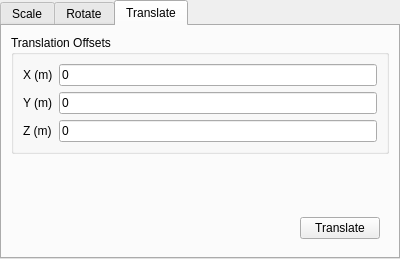
<?xml version="1.0" encoding="UTF-8"?>
<ui version="4.0">
 <class>TransformWidget</class>
 <widget class="QWidget" name="TransformWidget">
  <property name="geometry">
   <rect>
    <x>0</x>
    <y>0</y>
    <width>400</width>
    <height>256</height>
   </rect>
  </property>
  <property name="windowTitle">
   <string>Form</string>
  </property>
  <layout class="QVBoxLayout" name="verticalLayout">
   <property name="leftMargin">
    <number>0</number>
   </property>
   <property name="topMargin">
    <number>0</number>
   </property>
   <property name="rightMargin">
    <number>0</number>
   </property>
   <property name="bottomMargin">
    <number>0</number>
   </property>
   <item>
    <widget class="QTabWidget" name="tabWidget">
     <property name="currentIndex">
      <number>2</number>
     </property>
     <widget class="QWidget" name="scaleTab">
      <attribute name="title">
       <string>Scale</string>
      </attribute>
      <layout class="QVBoxLayout" name="verticalLayout_2">
       <item>
        <widget class="QGroupBox" name="groupBox">
         <property name="title">
          <string>Scaling Factors</string>
         </property>
         <layout class="QGridLayout" name="gridLayout">
          <item row="0" column="0">
           <widget class="QLabel" name="label">
            <property name="text">
             <string>X</string>
            </property>
           </widget>
          </item>
          <item row="1" column="0">
           <widget class="QLabel" name="label_2">
            <property name="text">
             <string>Y</string>
            </property>
           </widget>
          </item>
          <item row="1" column="1">
           <widget class="QLineEdit" name="scaleY">
            <property name="text">
             <string>1</string>
            </property>
           </widget>
          </item>
          <item row="2" column="0">
           <widget class="QLabel" name="label_3">
            <property name="text">
             <string>Z</string>
            </property>
           </widget>
          </item>
          <item row="2" column="1">
           <widget class="QLineEdit" name="scaleZ">
            <property name="text">
             <string>1</string>
            </property>
           </widget>
          </item>
          <item row="0" column="1">
           <widget class="QLineEdit" name="scaleX">
            <property name="text">
             <string>1</string>
            </property>
           </widget>
          </item>
         </layout>
        </widget>
       </item>
       <item>
        <spacer name="verticalSpacer">
         <property name="orientation">
          <enum>Qt::Vertical</enum>
         </property>
         <property name="sizeHint" stdset="0">
          <size>
           <width>20</width>
           <height>40</height>
          </size>
         </property>
        </spacer>
       </item>
       <item>
        <widget class="QWidget" name="widget_5" native="true">
         <layout class="QHBoxLayout" name="horizontalLayout_2">
          <item>
           <spacer name="horizontalSpacer_2">
            <property name="orientation">
             <enum>Qt::Horizontal</enum>
            </property>
            <property name="sizeHint" stdset="0">
             <size>
              <width>181</width>
              <height>20</height>
             </size>
            </property>
           </spacer>
          </item>
          <item>
           <widget class="QPushButton" name="scale">
            <property name="text">
             <string>Scale</string>
            </property>
           </widget>
          </item>
         </layout>
        </widget>
       </item>
      </layout>
     </widget>
     <widget class="QWidget" name="rotateTab">
      <attribute name="title">
       <string>Rotate</string>
      </attribute>
      <layout class="QVBoxLayout" name="verticalLayout_3">
       <item>
        <widget class="QWidget" name="widget" native="true">
         <layout class="QFormLayout" name="formLayout">
          <item row="0" column="0">
           <widget class="QLabel" name="label_10">
            <property name="text">
             <string>Rotation Angle (deg)</string>
            </property>
           </widget>
          </item>
          <item row="0" column="1">
           <widget class="QLineEdit" name="rotationAngle">
            <property name="text">
             <string>10</string>
            </property>
           </widget>
          </item>
         </layout>
        </widget>
       </item>
       <item>
        <widget class="QWidget" name="widget_2" native="true">
         <layout class="QHBoxLayout" name="horizontalLayout">
          <property name="leftMargin">
           <number>0</number>
          </property>
          <property name="topMargin">
           <number>0</number>
          </property>
          <property name="rightMargin">
           <number>0</number>
          </property>
          <property name="bottomMargin">
           <number>0</number>
          </property>
          <item>
           <widget class="QGroupBox" name="groupBox_2">
            <property name="title">
             <string>Rotation Origin</string>
            </property>
            <layout class="QGridLayout" name="gridLayout_2">
             <item row="0" column="0">
              <widget class="QLabel" name="label_4">
               <property name="text">
                <string>X (m)</string>
               </property>
              </widget>
             </item>
             <item row="1" column="0">
              <widget class="QLabel" name="label_5">
               <property name="text">
                <string>Y (m)</string>
               </property>
              </widget>
             </item>
             <item row="1" column="1">
              <widget class="QLineEdit" name="originY">
               <property name="text">
                <string>0</string>
               </property>
              </widget>
             </item>
             <item row="2" column="0">
              <widget class="QLabel" name="label_6">
               <property name="text">
                <string>Z (m)</string>
               </property>
              </widget>
             </item>
             <item row="2" column="1">
              <widget class="QLineEdit" name="originZ">
               <property name="text">
                <string>0</string>
               </property>
              </widget>
             </item>
             <item row="0" column="1">
              <widget class="QLineEdit" name="originX">
               <property name="text">
                <string>0</string>
               </property>
              </widget>
             </item>
            </layout>
           </widget>
          </item>
          <item>
           <widget class="QGroupBox" name="groupBox_3">
            <property name="title">
             <string>Rotation Axis</string>
            </property>
            <layout class="QGridLayout" name="gridLayout_3">
             <item row="0" column="0">
              <widget class="QLabel" name="label_7">
               <property name="text">
                <string>X</string>
               </property>
              </widget>
             </item>
             <item row="1" column="0">
              <widget class="QLabel" name="label_8">
               <property name="text">
                <string>Y</string>
               </property>
              </widget>
             </item>
             <item row="1" column="1">
              <widget class="QLineEdit" name="axisY">
               <property name="text">
                <string>0</string>
               </property>
              </widget>
             </item>
             <item row="2" column="0">
              <widget class="QLabel" name="label_9">
               <property name="text">
                <string>Z</string>
               </property>
              </widget>
             </item>
             <item row="2" column="1">
              <widget class="QLineEdit" name="axisZ">
               <property name="text">
                <string>1</string>
               </property>
              </widget>
             </item>
             <item row="0" column="1">
              <widget class="QLineEdit" name="axisX">
               <property name="text">
                <string>0</string>
               </property>
              </widget>
             </item>
            </layout>
           </widget>
          </item>
         </layout>
        </widget>
       </item>
       <item>
        <widget class="QWidget" name="widget_6" native="true">
         <layout class="QHBoxLayout" name="horizontalLayout_3">
          <item>
           <spacer name="horizontalSpacer_3">
            <property name="orientation">
             <enum>Qt::Horizontal</enum>
            </property>
            <property name="sizeHint" stdset="0">
             <size>
              <width>181</width>
              <height>20</height>
             </size>
            </property>
           </spacer>
          </item>
          <item>
           <widget class="QPushButton" name="rotate">
            <property name="text">
             <string>Rotate</string>
            </property>
           </widget>
          </item>
         </layout>
        </widget>
       </item>
      </layout>
     </widget>
     <widget class="QWidget" name="translateTab">
      <attribute name="title">
       <string>Translate</string>
      </attribute>
      <layout class="QVBoxLayout" name="verticalLayout_4">
       <item>
        <widget class="QGroupBox" name="groupBox_4">
         <property name="title">
          <string>Translation Offsets</string>
         </property>
         <layout class="QGridLayout" name="gridLayout_4">
          <item row="0" column="0">
           <widget class="QLabel" name="label_11">
            <property name="text">
             <string>X (m)</string>
            </property>
           </widget>
          </item>
          <item row="0" column="1">
           <widget class="QLineEdit" name="translateX">
            <property name="text">
             <string>0</string>
            </property>
           </widget>
          </item>
          <item row="1" column="0">
           <widget class="QLabel" name="label_12">
            <property name="text">
             <string>Y (m)</string>
            </property>
           </widget>
          </item>
          <item row="1" column="1">
           <widget class="QLineEdit" name="translateY">
            <property name="text">
             <string>0</string>
            </property>
           </widget>
          </item>
          <item row="2" column="0">
           <widget class="QLabel" name="label_13">
            <property name="text">
             <string>Z (m)</string>
            </property>
           </widget>
          </item>
          <item row="2" column="1">
           <widget class="QLineEdit" name="translateZ">
            <property name="text">
             <string>0</string>
            </property>
           </widget>
          </item>
         </layout>
        </widget>
       </item>
       <item>
        <spacer name="verticalSpacer_2">
         <property name="orientation">
          <enum>Qt::Vertical</enum>
         </property>
         <property name="sizeHint" stdset="0">
          <size>
           <width>20</width>
           <height>40</height>
          </size>
         </property>
        </spacer>
       </item>
       <item>
        <widget class="QWidget" name="widget_7" native="true">
         <layout class="QHBoxLayout" name="horizontalLayout_4">
          <item>
           <spacer name="horizontalSpacer_4">
            <property name="orientation">
             <enum>Qt::Horizontal</enum>
            </property>
            <property name="sizeHint" stdset="0">
             <size>
              <width>181</width>
              <height>20</height>
             </size>
            </property>
           </spacer>
          </item>
          <item>
           <widget class="QPushButton" name="translate">
            <property name="text">
             <string>Translate</string>
            </property>
           </widget>
          </item>
         </layout>
        </widget>
       </item>
      </layout>
     </widget>
    </widget>
   </item>
  </layout>
 </widget>
 <resources/>
 <connections/>
</ui>
